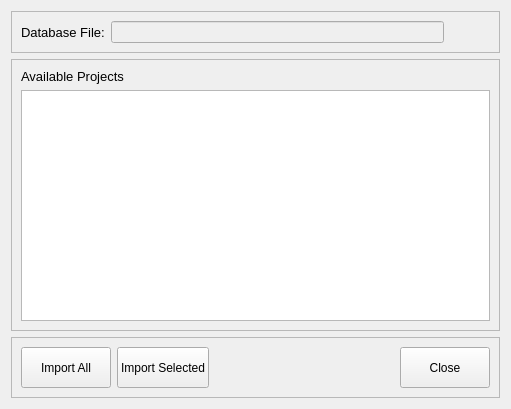
<?xml version="1.0" encoding="UTF-8"?>
<ui version="4.0">
 <class>ImportFromAccessDB</class>
 <widget class="QDialog" name="ImportFromAccessDB">
  <property name="geometry">
   <rect>
    <x>0</x>
    <y>0</y>
    <width>511</width>
    <height>409</height>
   </rect>
  </property>
  <property name="windowTitle">
   <string>Import Projects from Access Database</string>
  </property>
  <layout class="QVBoxLayout" name="verticalLayout">
   <item>
    <widget class="QFrame" name="frame">
     <property name="frameShape">
      <enum>QFrame::StyledPanel</enum>
     </property>
     <property name="frameShadow">
      <enum>QFrame::Raised</enum>
     </property>
     <layout class="QGridLayout" name="gridLayout">
      <item row="0" column="0">
       <widget class="QLabel" name="label">
        <property name="font">
         <font>
          <pointsize>10</pointsize>
         </font>
        </property>
        <property name="text">
         <string>Database File:</string>
        </property>
       </widget>
      </item>
      <item row="0" column="1">
       <widget class="QLineEdit" name="txtFilename">
        <property name="enabled">
         <bool>false</bool>
        </property>
       </widget>
      </item>
      <item row="0" column="2">
       <widget class="QPushButton" name="cmdGetDB">
        <property name="text">
         <string/>
        </property>
        <property name="icon">
         <iconset>
          <normaloff>C:/Users/Brown/.designer/resources/images/addreport.png</normaloff>C:/Users/Brown/.designer/resources/images/addreport.png</iconset>
        </property>
        <property name="iconSize">
         <size>
          <width>32</width>
          <height>32</height>
         </size>
        </property>
        <property name="flat">
         <bool>true</bool>
        </property>
       </widget>
      </item>
     </layout>
    </widget>
   </item>
   <item>
    <widget class="QFrame" name="frame_2">
     <property name="frameShape">
      <enum>QFrame::StyledPanel</enum>
     </property>
     <property name="frameShadow">
      <enum>QFrame::Raised</enum>
     </property>
     <layout class="QGridLayout" name="gridLayout_2">
      <item row="0" column="0">
       <widget class="QLabel" name="label_2">
        <property name="font">
         <font>
          <pointsize>10</pointsize>
         </font>
        </property>
        <property name="text">
         <string>Available Projects</string>
        </property>
       </widget>
      </item>
      <item row="1" column="0">
       <widget class="QTableView" name="tblProjects"/>
      </item>
     </layout>
    </widget>
   </item>
   <item>
    <widget class="QFrame" name="frame_3">
     <property name="frameShape">
      <enum>QFrame::StyledPanel</enum>
     </property>
     <property name="frameShadow">
      <enum>QFrame::Raised</enum>
     </property>
     <layout class="QGridLayout" name="gridLayout_3">
      <item row="0" column="0">
       <widget class="QPushButton" name="cmdImportAll">
        <property name="minimumSize">
         <size>
          <width>90</width>
          <height>41</height>
         </size>
        </property>
        <property name="text">
         <string>Import All</string>
        </property>
       </widget>
      </item>
      <item row="0" column="1">
       <widget class="QPushButton" name="cmdImportSelected">
        <property name="minimumSize">
         <size>
          <width>90</width>
          <height>41</height>
         </size>
        </property>
        <property name="text">
         <string>Import Selected</string>
        </property>
       </widget>
      </item>
      <item row="0" column="3">
       <widget class="QPushButton" name="cmdClose">
        <property name="minimumSize">
         <size>
          <width>90</width>
          <height>41</height>
         </size>
        </property>
        <property name="text">
         <string>Close</string>
        </property>
       </widget>
      </item>
      <item row="0" column="2">
       <spacer name="horizontalSpacer">
        <property name="orientation">
         <enum>Qt::Horizontal</enum>
        </property>
        <property name="sizeHint" stdset="0">
         <size>
          <width>40</width>
          <height>20</height>
         </size>
        </property>
       </spacer>
      </item>
     </layout>
    </widget>
   </item>
  </layout>
 </widget>
 <resources/>
 <connections>
  <connection>
   <sender>cmdGetDB</sender>
   <signal>clicked()</signal>
   <receiver>ImportFromAccessDB</receiver>
   <slot>getDB()</slot>
   <hints>
    <hint type="sourcelabel">
     <x>462</x>
     <y>39</y>
    </hint>
    <hint type="destinationlabel">
     <x>510</x>
     <y>65</y>
    </hint>
   </hints>
  </connection>
  <connection>
   <sender>cmdImportAll</sender>
   <signal>clicked()</signal>
   <receiver>ImportFromAccessDB</receiver>
   <slot>importAll()</slot>
   <hints>
    <hint type="sourcelabel">
     <x>59</x>
     <y>368</y>
    </hint>
    <hint type="destinationlabel">
     <x>88</x>
     <y>407</y>
    </hint>
   </hints>
  </connection>
  <connection>
   <sender>cmdImportSelected</sender>
   <signal>clicked()</signal>
   <receiver>ImportFromAccessDB</receiver>
   <slot>importSelected()</slot>
   <hints>
    <hint type="sourcelabel">
     <x>158</x>
     <y>365</y>
    </hint>
    <hint type="destinationlabel">
     <x>223</x>
     <y>407</y>
    </hint>
   </hints>
  </connection>
  <connection>
   <sender>cmdClose</sender>
   <signal>clicked()</signal>
   <receiver>ImportFromAccessDB</receiver>
   <slot>closeForm()</slot>
   <hints>
    <hint type="sourcelabel">
     <x>423</x>
     <y>371</y>
    </hint>
    <hint type="destinationlabel">
     <x>432</x>
     <y>407</y>
    </hint>
   </hints>
  </connection>
 </connections>
 <slots>
  <slot>getDB()</slot>
  <slot>importAll()</slot>
  <slot>importSelected()</slot>
  <slot>closeForm()</slot>
 </slots>
</ui>
